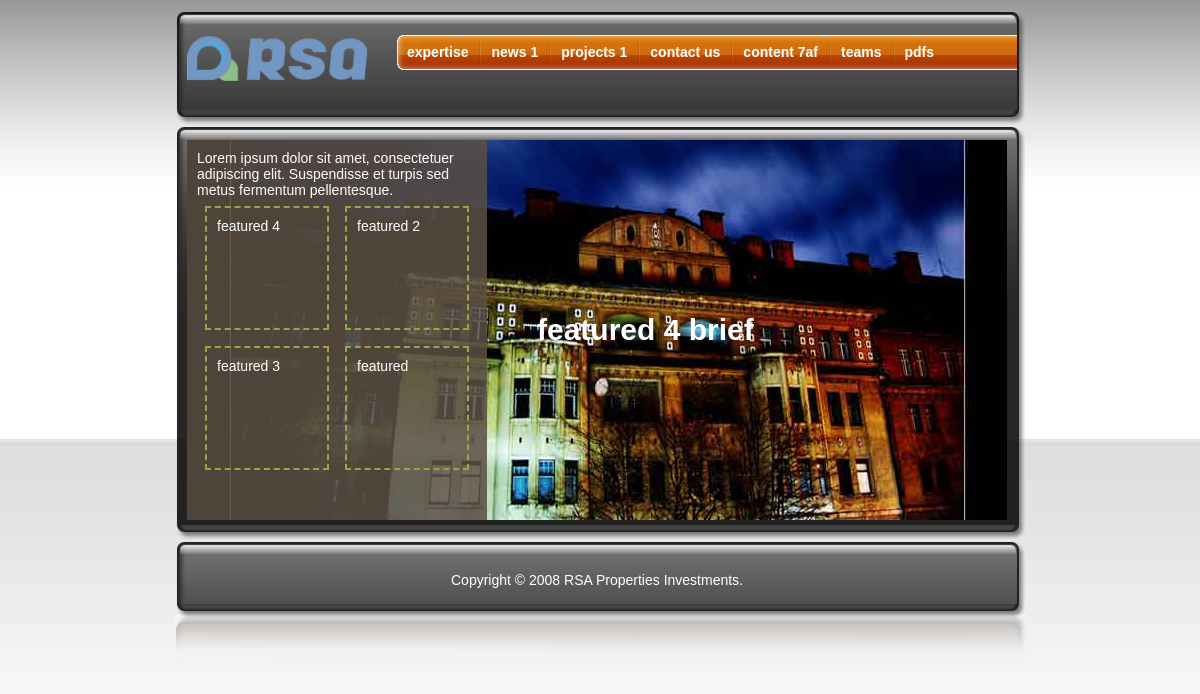
The page / on the database its author committed.
### tables this page shows
CREATE TABLE `rsa_menus` (
  `MenuID` int(11) NOT NULL auto_increment,
  `MenuSubID` int(11) NOT NULL default '0',
  `MenuType` varchar(30) default NULL,
  `MenuTitle` varchar(50) default NULL,
  `MenuBrief` text,
  `MenuThumb` tinytext,
  `MenuImage` tinytext,
  `MenuOrder` int(11) default NULL,
  `MenuActive` enum('Y','N') default 'N',
  `MenuTime` datetime default NULL,
  PRIMARY KEY  (`MenuID`)
);

CREATE TABLE `rsa_pages` (
  `PageID` int(11) NOT NULL auto_increment,
  `MenuID` int(11) default '0',
  `PageType` varchar(30) default NULL,
  `PageTitle` varchar(50) default NULL,
  `PageBrief` text,
  `PageDescription` text,
  `PageThumb` tinytext,
  `PageImage` tinytext,
  `PageOrder` int(11) default '0',
  `PageFeatured` enum('Y','N') default 'N',
  `PageActive` enum('Y','N') default 'N',
  `PageTime` datetime default NULL,
  PRIMARY KEY  (`PageID`)
);

### config.php (called while the page is built)
<?php
	$rsa['config']['home_link'] = "";
	$rsa['config']['local_link'] = $rsa['config']['home_link'];
	$rsa['config']['local_functions'] = $rsa['config']['local_link']."functions/";
	$rsa['config']['local_userfiles'] = $rsa['config']['local_link']."userfiles/";
	$rsa['config']['local_includes'] = $rsa['config']['local_link']."includes/";
	$rsa['config']['local_metatags'] = $rsa['config']['local_link']."metatags/";
	$rsa['config']['local_webadmin'] = $rsa['config']['local_link']."admin/";
	$rsa['config']['local_content'] = $rsa['config']['local_link']."content/";
	$rsa['config']['local_view'] = $rsa['config']['local_link']."views/";
	$rsa['config']['local_ajax'] = $rsa['config']['local_link']."ajax/";
	$rsa['config']['local_css'] = $rsa['config']['local_link']."css/";
	$rsa['config']['local_js'] = $rsa['config']['local_link']."js/";
	$rsa['config']['root_dir'] = $_SERVER['DOCUMENT_ROOT']."/rsabeta6/";
	$rsa['config']['root_local'] = $rsa['config']['root_dir'];
	$rsa['config']['root_functions'] = $rsa['config']['root_local']."functions/";
	$rsa['config']['root_userfiles'] = $rsa['config']['root_local']."userfiles/";
	$rsa['config']['root_includes'] = $rsa['config']['root_local']."includes/";
	$rsa['config']['root_metatags'] = $rsa['config']['root_local']."metatags/";
	$rsa['config']['root_classes'] = $rsa['config']['root_local']."classes/";
	$rsa['config']['root_content'] = $rsa['config']['root_local']."content/";
	$rsa['config']['root_webadmin'] = $rsa['config']['root_local']."admin/";
	$rsa['config']['root_view'] = $rsa['config']['root_local']."views/";
	$rsa['config']['root_ajax'] = $rsa['config']['root_local']."ajax/";
	$rsa['config']['root_css'] = $rsa['config']['root_local']."css/";
	$rsa['config']['root_js'] = $rsa['config']['root_local']."js/";
	$rsa['variable']['page_number'] = 0;
	$rsa['variable']['page_search'] = 0;
	$rsa['variable']['page_slid'] = 0;
	$rsa['variable']['page_article'] = 0;
	$rsa['variable']['page_topic'] = 0;
	$rsa['variable']['page_product'] = 0;
	$rsa['variable']['page_option'] = "";
	$rsa['variable']['page_type'] = "";
	$rsa['variable']['page_ip'] = $HTTP_SERVER_VARS["REMOTE_ADDR"];
	$rsa['variable']['page_url'] = $_SERVER['QUERY_STRING'];
	$rsa['variable']['page_session'] = session_id();
	$rsa['variable']['page_datetime'] = date("Y-d-m H:i:s");
	$rsa['variable']['page_date'] = date("m/d/Y");
	$rsa['variable']['page_time'] = time();
?>

### onload.php (called while the page is built, shortened)
<?php
	$path_site = $_SERVER['DOCUMENT_ROOT']."/rsabeta6/";
	require_once($path_site."config.php");
	require_once($rsa['config']['root_classes']."datalayer.class.php");
	require_once($rsa['config']['root_classes']."rsa.menus.class.php");
	require_once($rsa['config']['root_classes']."rsa.pages.class.php");
	$conn = new DBConnection();
	require_once($rsa['config']['root_functions']."rsa.menus.fun.php");
	require_once($rsa['config']['root_functions']."rsa.pages.fun.php");
	$rsa['metatags']['title'] = "RSA property investments";
?>

### classes/datalayer.class.php (called while the page is built, shortened)
<?php
	class DBConnection
	{
		function connect($host,$name, $pass, $db)
		{
			$link = @mysql_connect($host,$name,$pass,$db);
			$this->link = $link;
			return true;
		}
	}
	class DataLayer
	{
		var $link;
		function __construct($link)
		{
			$this->link = $link;
		}
		function _query($query)
		{
			$result = mysql_query($query,$this->link);
			return $result;
		}
		function getQuery($query)
		{
			$query_return = array();
			if(!$result = $this->_query($query))
			{
				return false;
			}
			while ($query_return[] = mysql_fetch_array($result));
			return $query_return;
		}
		function select($query,$condition,$order,$limit)
		{
			$sql = $query;
			$sql .= $this->_makeWhereList($condition);
			$sql .= $this->_makeOrderBy($order);
			$sql .= $this->_makeLimit($limit);
			return $this->getQuery($sql);
		}
		function _makeWhereList($condition)
		{
			$retstr = " where ";
			if(is_array($condition))
			{
				$cond_pairs = array();
				foreach($condition as $field=>$val)
				{
					array_push($cond_pairs,"$field=".$this->_quota_val($val));
				}
				$retstr .= implode(" and ", $cond_pairs);
			}
			elseif(is_string($condition) && !empty($condition))
			{
				$retstr .= $condition;
			}
			return $retstr;
		}
		function _makeOrderBy($order)
		{
			$retstr = " order by ";
			if(is_array($order))
			{
				$order_pairs = array();
				foreach($order as $field=>$val)
				{
					array_push($order_pairs,"$field $val");
				}
				$retstr .= implode(", ", $order_pairs);
			}
			elseif(is_string($order) && !empty($order))
			{
				$retstr .= $order;
			}
			return $retstr;
		}
		function _makeLimit($limit)
		{
			if(empty($limit))
			{
				return "";
			}
			$retstr = " limit ";
			if(is_array($limit))
			{
				$limit_pairs = array();
				foreach($limit as $field=>$val)
				{
					array_push($limit_pairs,$val);
				}
				$retstr .= implode(",",$limit_pairs);
			}
			elseif(is_string($limit) && !empty($limit))
			{
				$retstr .= $limit;
			}
			return $retstr;
		}
	}
?>

### classes/rsa.menus.class.php (called while the page is built, shortened)
<?php
	class Menus
	{
		public $MenuSubID = 0;
		public $MenuActive = "Y";
		public function GetMenusByAll()
		{
			global $conn;
			$dl = new DataLayer($conn->link);
			$dl->debug = false;
			$query = "select * from rsa_menus";
			$conditions = "1=1";
			if($this->MenuSubID != NULL)
				$conditions .= " and MenuSubID =".$this->MenuSubID;
			if($this->MenuActive != NULL)
				$conditions .= " and MenuActive ='".$this->MenuActive."'";
			$order = array('MenuOrder'=>"ASC");
			$limit = "";
			$fun_array = $dl->select($query,$conditions,$order,$limit) or die($dl->getError());
			return $fun_array;
		}
	}
?>

### classes/rsa.pages.class.php (called while the page is built, shortened)
<?php
	class Pages
	{
		public $PageType = "";
		public $PageFeatured = "N";
		public $PageActive = "Y";
		public $PageOrder = array('PageOrder'=>"ASC");
		public $PageLimit = "";
		public function GetPagesByAll()
		{
			global $conn;
			$dl = new DataLayer($conn->link);
			$dl->debug = false;
			$query = "select * from rsa_pages";
			$conditions = "1=1";
			if($this->PageType != NULL)
				$conditions .= " and PageType ='".$this->PageType."'";
			if($this->PageFeatured != NULL)
				$conditions .= " and PageFeatured ='".$this->PageFeatured."'";
			if($this->PageActive != NULL)
				$conditions .= " and PageActive ='".$this->PageActive."'";
			$order = $this->PageOrder;
			$limit = $this->PageLimit;
			$fun_array = $dl->select($query,$conditions,$order,$limit) or die($dl->getError());
			return $fun_array;
		}
	}
?>

### functions/rsa.pages.fun.php (the view, shortened to what this page needs)
<?php
	function GetFeaturedBox()
	{
		?>
		<div id="featured">
			<div id="featured-sec" class="width820 height380">
				<?php $feeds_featured = GetFeaturedSlides(); ?>
			</div>
			<div id="featured-left" class="height360">
				<div class="text">
					<p>Lorem ipsum dolor sit amet, consectetuer adipiscing elit.
					Suspendisse et turpis sed metus fermentum pellentesque.</p>
				</div>
				<div id="featured-nav">
					<?php GetFeaturedNavigation($feeds_featured); ?>
				</div>
			</div>
		</div>
		<?php
	}
	function GetFeaturedNavigation($arr_page)
	{
		echo "<ul>";
		for($i=0; $i<count($arr_page)-1; $i++)
		{
			$valeu_Kind = "1";
			$value_PageID = $arr_page[$i]['PageID'];
			$value_MenuID = $arr_page[$i]['MenuID'];
			$value_PageType = $arr_page[$i]['PageType'];
			$value_PageTitle = $arr_page[$i]['PageTitle'];
			$value_Hash = "&#47;".$valeu_Kind."&#47;".$value_PageType."&#47;".$value_MenuID."&#47;".$value_PageID."&#47;".$value_PageTitle;
			?>
			<li onclick="doPageContent('<?php echo $value_Hash; ?>');"><span><?php echo $value_PageTitle; ?></span></li>
			<?php
		}
		echo "</ul>";
		return false;
	}
	function GetFeaturedSlides()
	{
		global $rsa;
		$page = new Pages();
		$page->PageID = NULL;
		$page->MenuID = NULL;
		$page->PageType = "portfolio";
		$page->PageTitle = NULL;
		$page->PageFeatured = "Y";
		$page->PageActive = "Y";
		$page->PageTime = NULL;
		$page->PageOrder = "rand()";
		$page->PageLimit = "4";
		if(!$arr_page = $page->GetPagesByAll())
			return false;
		else
		{
			echo "<ul>";
			for($i=0; $i<count($arr_page)-1; $i++)
			{
				$value_PageBrief = $arr_page[$i]['PageBrief'];
				$value_PageImage = $arr_page[$i]['PageImage'];
				$value_PageImage = $rsa['config']['local_userfiles']."pages/$value_PageImage";
				?>
				<li style="background:transparent url('<?php echo $value_PageImage; ?>') no-repeat;">
					<table class="featured-table width820 height380" cellpadding="0" cellspacing="0">
						<tr>
		 					<td class="left"></td>
		 					<td class="right">
		 						<div class="fadeOut"><?php echo $value_PageBrief; ?></div>
		 					</td>
						</tr>
					</table>
				</li>
				<?php
			}
			echo "</ul>";
		}
		return $arr_page;
	}
			?>

### header.php (shortened to what this page needs)
<!DOCTYPE html PUBLIC "-//W3C//DTD XHTML 1.0 Transitional//EN" "http://www.w3.org/TR/xhtml1/DTD/xhtml1-transitional.dtd">
<html xmlns="http://www.w3.org/1999/xhtml">
<head>
<?php include_once("meta.php"); ?>
</head>

### meta.php (shortened to what this page needs)
<link rel="stylesheet" type="text/css" href="<?php echo $rsa['config']['local_css']; ?>style.css.php" /><?php echo "\n";?>

### index.php (shortened to what this page needs)
<?php
	require_once("onload.php");
	require_once("header.php");
?>
<body id="page">
<div id="frame" class="width850">
<div id="container" class="width850">
	<form id="frmMain" name="frmMain" action="" method="post">
	<div id="header-dialog" class="">
		<div class="dialog type1">
		<div class="content">
		<div class="t"></div>
			<div id="header">
				<div id="logo">
					<a href="#home_page" onclick="doHomePage();">
						<img src="<?php echo $rsa['config']['local_userfiles']."images/logo.png"; ?>" width="180" height="100"/></a>
				</div>
				<div id="menu-box">
					<?php  GetMainMenuBox(); ?>
				</div>
			</div>
		</div>
		<div class="b"><div></div></div>
		</div>
	</div>
	<div id="center-dialog" class="">
		<div class="dialog type2">
		<div class="content">
		<div class="t"></div>
			<div class="width820 height400">
				<div id="center" class="width820 height380">
					<?php GetFeaturedBox(); ?>
				</div>
			</div>
		</div>
		<div class="b"><div></div></div>
		</div>
	</div>
	<div id="footer-dialog" class="">
		<div class="dialog type3">
		<div class="content">
		<div class="t"></div>
			<div id="footer" class="width820">
				<br/><br/>
				<center><span>Copyright &copy 2008 RSA Properties Investments.</span></center>
				<br/>
			</div>
		</div>
		<div class="b"><div></div></div>
		</div>
	</div>
	<div style="margin-top:-5px;">
		<img src="<?php echo $rsa['config']['local_userfiles']."images/footer_shadow.png"; ?>" width="850" height="52" /></div>
	</form>
</div>
</div>
</body>
<?php
	require_once("footer.php");
?>

### functions/rsa.menus.fun.php (shortened to what this page needs)
<?php
	function GetMainMenuBox()
	{
	?>
		<div id="main-menu">
			<?php GetMainMenu(); ?>
		</div>
	<?php
	}
	function GetMainMenu()
	{
		$menu = new Menus();
		$menu->MenuID = NULL;
		$menu->MenuSubID = "0";
		$menu->MenuType = NULL;
		$menu->MenuTitle = NULL;
		$menu->MenuActive = "Y";
		$menu->MenuTime = NULL;
		if(!$arr_menu = $menu->GetMenusByAll())
			return false;
		else
		{
			echo "<ul>";
			for($i=0; $i<count($arr_menu)-1; $i++)
			{
				$valeu_Kind = "1";
				$value_MenuID = $arr_menu[$i]['MenuID'];
				$value_MenuSubID = $arr_menu[$i]['MenuSubID'];
				$value_MenuType = trim($arr_menu[$i]['MenuType']);
				$value_MenuTitle = trim($arr_menu[$i]['MenuTitle']);
				$value_Hash = "&#47;".$valeu_Kind."&#47;".$value_MenuType."&#47;".$value_MenuID."&#47;".$value_MenuSubID."&#47;".$value_MenuTitle;
				if($i != 0)
					echo "<li class=\"spacer\"></li>";
				?>
				<li><a href="javascript:;" onclick="doMainMenu('<?php echo $value_Hash; ?>');">
					<?php echo $value_MenuTitle; ?></a></li>
				<?php
			}
			echo "</ul>";
		}
		return false;
	}
				?>

### footer.php
</html>

### rows shown on the page
rsa_menus: MenuTitle "expertise"
rsa_menus: MenuTitle "news 1"
rsa_menus: MenuTitle "projects 1"
rsa_menus: MenuTitle "contact us"
rsa_menus: MenuTitle "content 7af"
rsa_menus: MenuTitle "teams"
rsa_menus: MenuTitle "pdfs"
rsa_pages: PageImage (picture), PageBrief "featured 4 brief", PageTitle "featured 4"
rsa_pages: PageTitle "featured 2"
rsa_pages: PageTitle "featured 3"
rsa_pages: PageTitle "featured"
